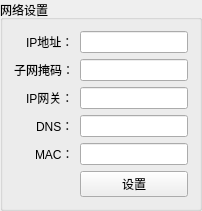
               <widget class="QGroupBox" name="groupBox_24">
                <property name="title">
                 <string>网络设置</string>
                </property>
                <layout class="QFormLayout" name="formLayout_10">
                 <property name="labelAlignment">
                  <set>Qt::AlignRight|Qt::AlignTrailing|Qt::AlignVCenter</set>
                 </property>
                 <item row="0" column="0">
                  <widget class="QLabel" name="label_112">
                   <property name="text">
                    <string>IP地址：</string>
                   </property>
                  </widget>
                 </item>
                 <item row="1" column="0">
                  <widget class="QLabel" name="label_113">
                   <property name="text">
                    <string>子网掩码：</string>
                   </property>
                  </widget>
                 </item>
                 <item row="2" column="0">
                  <widget class="QLabel" name="label_114">
                   <property name="text">
                    <string>IP网关：</string>
                   </property>
                  </widget>
                 </item>
                 <item row="3" column="0">
                  <widget class="QLabel" name="label_115">
                   <property name="text">
                    <string>DNS：</string>
                   </property>
                  </widget>
                 </item>
                 <item row="4" column="0">
                  <widget class="QLabel" name="label_116">
                   <property name="text">
                    <string>MAC：</string>
                   </property>
                  </widget>
                 </item>
                 <item row="0" column="1">
                  <widget class="QLineEdit" name="lineEdit_NetIPaddr"/>
                 </item>
                 <item row="1" column="1">
                  <widget class="QLineEdit" name="lineEdit_NetMask"/>
                 </item>
                 <item row="2" column="1">
                  <widget class="QLineEdit" name="lineEdit_NetGateWay"/>
                 </item>
                 <item row="3" column="1">
                  <widget class="QLineEdit" name="lineEdit_NetDns"/>
                 </item>
                 <item row="4" column="1">
                  <widget class="QLineEdit" name="lineEdit_NetMac"/>
                 </item>
                 <item row="5" column="1">
                  <widget class="QPushButton" name="pus_NetSet">
                   <property name="text">
                    <string>设置</string>
                   </property>
                  </widget>
                 </item>
                </layout>
               </widget>
